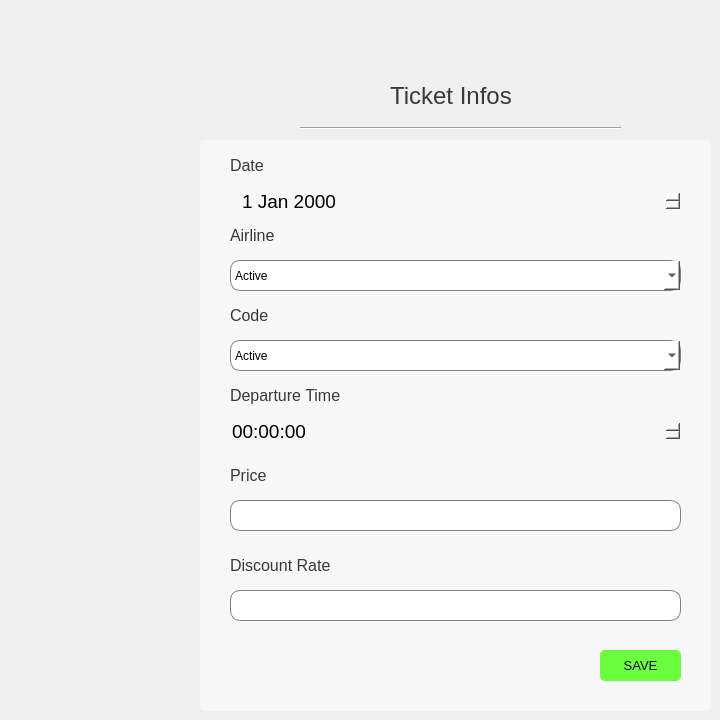
    <widget class="QWidget" name="tab_21">
     <attribute name="title">
      <string>Ticket Pricer</string>
     </attribute>
     <widget class="QFrame" name="frame_20">
      <property name="geometry">
       <rect>
        <x>200</x>
        <y>140</y>
        <width>511</width>
        <height>571</height>
       </rect>
      </property>
      <property name="styleSheet">
       <string notr="true">background-color: rgb(247, 247, 247);
border-radius:5px;</string>
      </property>
      <property name="frameShape">
       <enum>QFrame::StyledPanel</enum>
      </property>
      <property name="frameShadow">
       <enum>QFrame::Raised</enum>
      </property>
      <widget class="QLabel" name="label_133">
       <property name="geometry">
        <rect>
         <x>30</x>
         <y>160</y>
         <width>61</width>
         <height>31</height>
        </rect>
       </property>
       <property name="font">
        <font>
         <pointsize>12</pointsize>
        </font>
       </property>
       <property name="styleSheet">
        <string notr="true">color: rgb(56, 56, 56);</string>
       </property>
       <property name="text">
        <string>Code</string>
       </property>
      </widget>
      <widget class="QLabel" name="label_134">
       <property name="geometry">
        <rect>
         <x>30</x>
         <y>10</y>
         <width>51</width>
         <height>31</height>
        </rect>
       </property>
       <property name="font">
        <font>
         <pointsize>12</pointsize>
        </font>
       </property>
       <property name="styleSheet">
        <string notr="true">color: rgb(56, 56, 56);</string>
       </property>
       <property name="text">
        <string>Date</string>
       </property>
      </widget>
      <widget class="QLabel" name="label_135">
       <property name="geometry">
        <rect>
         <x>30</x>
         <y>80</y>
         <width>51</width>
         <height>31</height>
        </rect>
       </property>
       <property name="font">
        <font>
         <pointsize>12</pointsize>
        </font>
       </property>
       <property name="styleSheet">
        <string notr="true">color: rgb(56, 56, 56);</string>
       </property>
       <property name="text">
        <string>Airline</string>
       </property>
      </widget>
      <widget class="QLabel" name="label_136">
       <property name="geometry">
        <rect>
         <x>30</x>
         <y>240</y>
         <width>121</width>
         <height>31</height>
        </rect>
       </property>
       <property name="font">
        <font>
         <pointsize>12</pointsize>
        </font>
       </property>
       <property name="styleSheet">
        <string notr="true">color: rgb(56, 56, 56);</string>
       </property>
       <property name="text">
        <string>Departure Time</string>
       </property>
      </widget>
      <widget class="QLineEdit" name="lineEdit_67">
       <property name="geometry">
        <rect>
         <x>30</x>
         <y>360</y>
         <width>451</width>
         <height>31</height>
        </rect>
       </property>
       <property name="styleSheet">
        <string notr="true">border :1px solid grey;
border-radius: 10px;
background-color: rgb(255, 255, 255);</string>
       </property>
       <property name="text">
        <string/>
       </property>
      </widget>
      <widget class="QLabel" name="label_137">
       <property name="geometry">
        <rect>
         <x>30</x>
         <y>320</y>
         <width>71</width>
         <height>31</height>
        </rect>
       </property>
       <property name="font">
        <font>
         <pointsize>12</pointsize>
        </font>
       </property>
       <property name="styleSheet">
        <string notr="true">color: rgb(56, 56, 56);</string>
       </property>
       <property name="text">
        <string>Price</string>
       </property>
      </widget>
      <widget class="QLabel" name="label_138">
       <property name="geometry">
        <rect>
         <x>30</x>
         <y>410</y>
         <width>111</width>
         <height>31</height>
        </rect>
       </property>
       <property name="font">
        <font>
         <pointsize>12</pointsize>
        </font>
       </property>
       <property name="styleSheet">
        <string notr="true">color: rgb(56, 56, 56);</string>
       </property>
       <property name="text">
        <string>Discount Rate</string>
       </property>
      </widget>
      <widget class="QLineEdit" name="lineEdit_68">
       <property name="geometry">
        <rect>
         <x>30</x>
         <y>450</y>
         <width>451</width>
         <height>31</height>
        </rect>
       </property>
       <property name="styleSheet">
        <string notr="true">border :1px solid grey;
border-radius: 10px;
background-color: rgb(255, 255, 255);</string>
       </property>
       <property name="text">
        <string/>
       </property>
      </widget>
      <widget class="QDateEdit" name="dateEdit_2">
       <property name="geometry">
        <rect>
         <x>40</x>
         <y>50</y>
         <width>441</width>
         <height>22</height>
        </rect>
       </property>
       <property name="font">
        <font>
         <pointsize>14</pointsize>
        </font>
       </property>
      </widget>
      <widget class="QComboBox" name="comboBox_33">
       <property name="geometry">
        <rect>
         <x>30</x>
         <y>120</y>
         <width>451</width>
         <height>31</height>
        </rect>
       </property>
       <property name="styleSheet">
        <string notr="true">background-color: rgb(255, 255, 255);
border-radius: 10px;
border :1px solid grey;</string>
       </property>
       <item>
        <property name="text">
         <string>Active</string>
        </property>
       </item>
       <item>
        <property name="text">
         <string>Passive</string>
        </property>
       </item>
      </widget>
      <widget class="QComboBox" name="comboBox_34">
       <property name="geometry">
        <rect>
         <x>30</x>
         <y>200</y>
         <width>451</width>
         <height>31</height>
        </rect>
       </property>
       <property name="styleSheet">
        <string notr="true">background-color: rgb(255, 255, 255);
border-radius: 10px;
border :1px solid grey;</string>
       </property>
       <item>
        <property name="text">
         <string>Active</string>
        </property>
       </item>
       <item>
        <property name="text">
         <string>Passive</string>
        </property>
       </item>
      </widget>
      <widget class="QTimeEdit" name="timeEdit_2">
       <property name="geometry">
        <rect>
         <x>30</x>
         <y>280</y>
         <width>451</width>
         <height>22</height>
        </rect>
       </property>
       <property name="font">
        <font>
         <pointsize>14</pointsize>
        </font>
       </property>
      </widget>
      <widget class="QPushButton" name="pushButton_37">
       <property name="geometry">
        <rect>
         <x>400</x>
         <y>510</y>
         <width>81</width>
         <height>31</height>
        </rect>
       </property>
       <property name="font">
        <font>
         <pointsize>10</pointsize>
        </font>
       </property>
       <property name="styleSheet">
        <string notr="true">background-color: rgb(105, 255, 60);
border-radius:5px;</string>
       </property>
       <property name="text">
        <string>SAVE</string>
       </property>
      </widget>
     </widget>
     <widget class="QLabel" name="label_139">
      <property name="geometry">
       <rect>
        <x>390</x>
        <y>80</y>
        <width>141</width>
        <height>31</height>
       </rect>
      </property>
      <property name="font">
       <font>
        <pointsize>18</pointsize>
       </font>
      </property>
      <property name="styleSheet">
       <string notr="true">color: rgb(56, 56, 56);</string>
      </property>
      <property name="text">
       <string>Ticket Infos</string>
      </property>
     </widget>
     <widget class="Line" name="line_34">
      <property name="geometry">
       <rect>
        <x>300</x>
        <y>120</y>
        <width>321</width>
        <height>16</height>
       </rect>
      </property>
      <property name="orientation">
       <enum>Qt::Horizontal</enum>
      </property>
     </widget>
    </widget>
